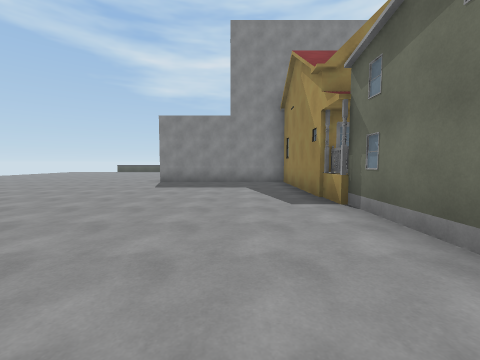
view 1 (above)

16 first-person views from a walk through a Unity game level. The camera is 1.4 m above the floor, tilts 4° down and sees 90° across. The floor is counted in squares, 2 m on a side. Each view is taken from the middle of a square. On the plan, view 1 faces up. The plan holds only what a view shows up to about 9 squares ahead; the rest is blank. The place goes on beyond the plan. The player is left out. Some surface patterns are stand-ins.

view 2
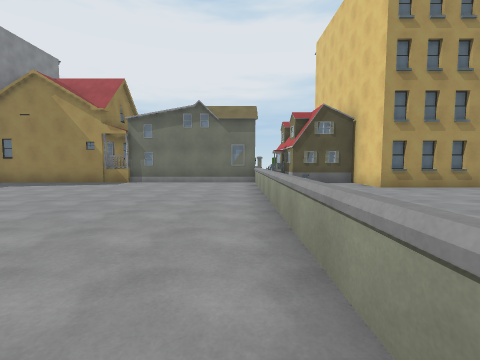

view 3
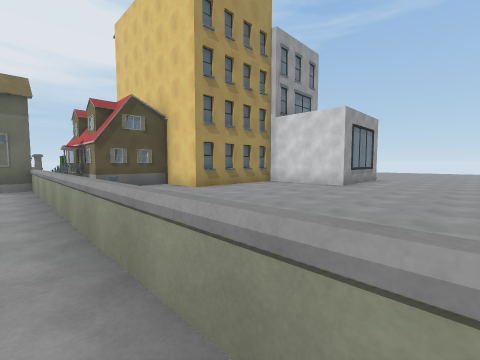

view 4
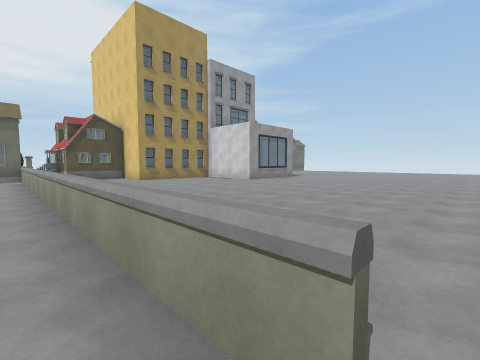

view 5
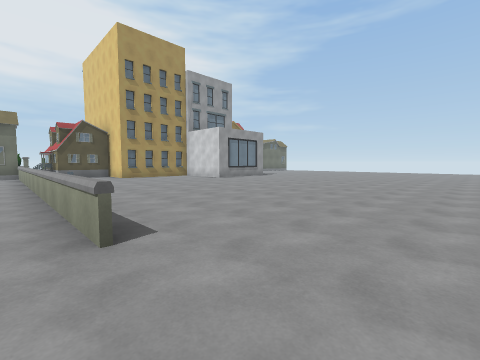

view 6
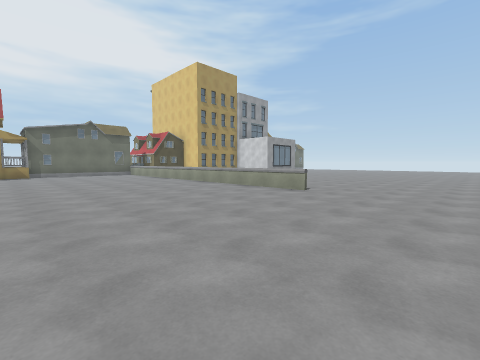

view 7
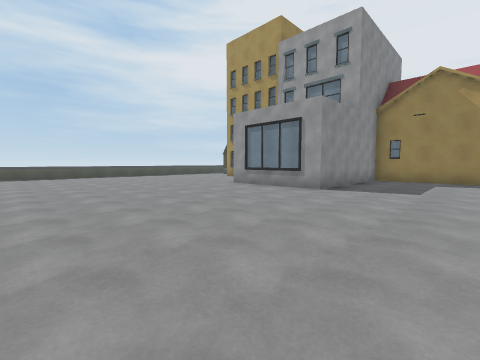

view 8
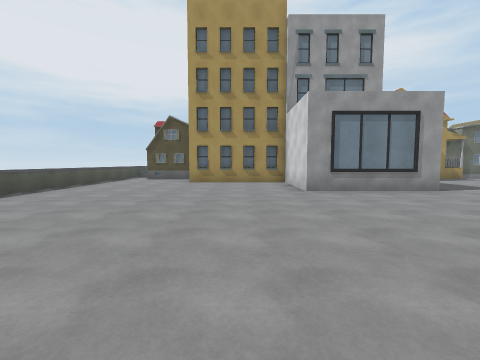

view 9
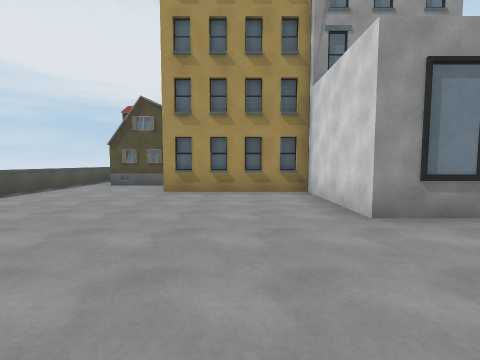

view 10
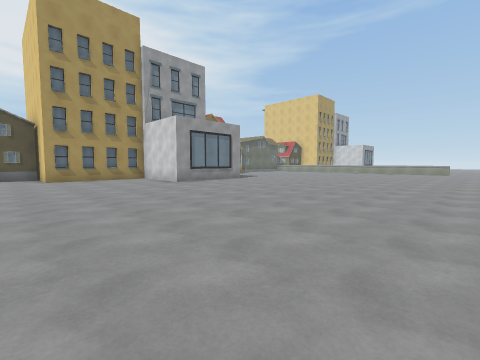

view 11
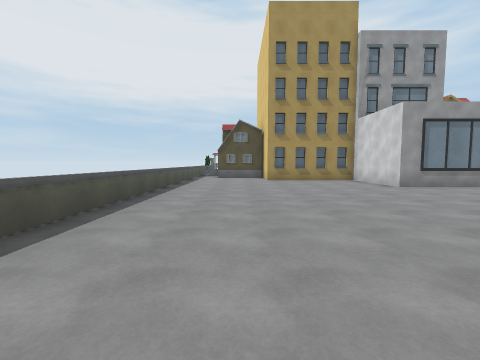

view 12
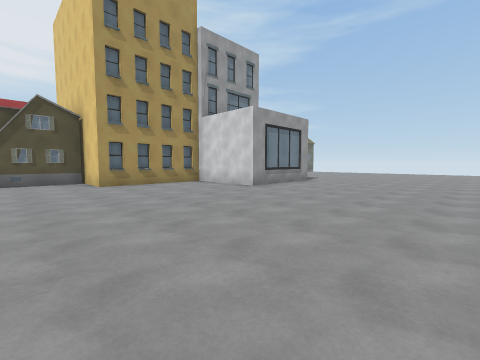

view 13
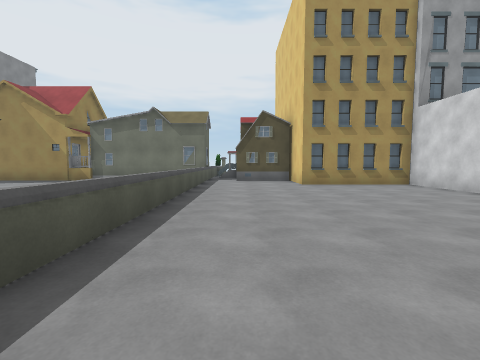

view 14
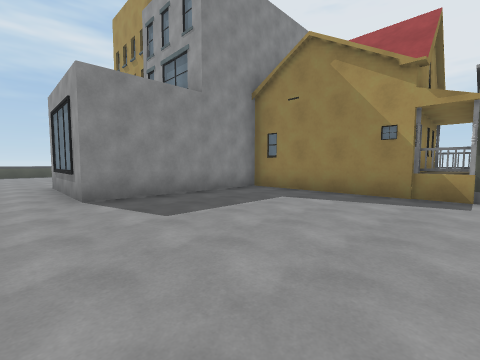

view 15
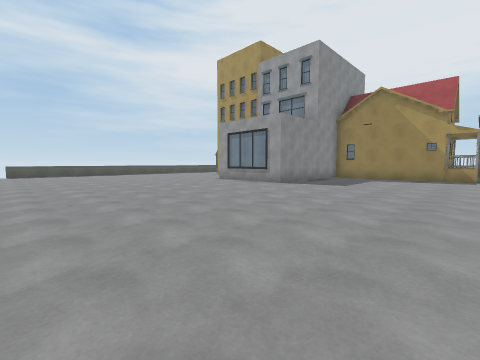

view 16
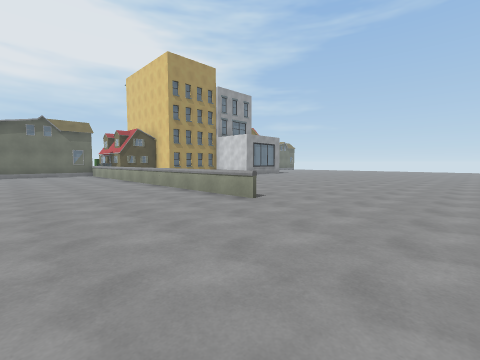

### Floor plan
Key: @ floor where view 1 was taken; # wall or solid block; . floor; = window, fence, low wall or low ledge; B building.
Columns run from 13 left of view 1 to 4 right of it. Each row starts with its distance up from view 1.
 20      ############
 19     ............#
 18     ...........##
 17   .............#
 16   .............#
 15   ...........B
 14   ...........B
 13   ...........#
 12   ........####
 11   ........#
 10   ........#
  9   ........######
  8   .............#
  7   .............#
  6   .............#
  5 ...............###
  4 ...............BB
  3 ...............#
  2 ...............#
  1 ...............#
  0 .............@.#
 -1 ....===========#
 -2 ...............#
 -3 ...............#
 -4 .............###
 -5 .............B
 -6 .............#
 -7 .............#
 -8 ..........####
 -9 ..........#

Where each view was taken, in squares from view 1:
view 1: 0 up, 0 right, facing up
view 2: 0 up, 7 left, facing right
view 3: 0 up, 6 left, facing down-right
view 4: 0 up, 10 left, facing down-right
view 5: 0 up, 12 left, facing down-right
view 6: 5 up, 13 left, facing down-right
view 7: 6 up, 9 left, facing up-right
view 8: 14 up, 9 left, facing right
view 9: 14 up, 6 left, facing right
view 10: 17 up, 11 left, facing down-right
view 11: 17 up, 10 left, facing right
view 12: 2 down, 8 left, facing down-right
view 13: 2 down, 8 left, facing right
view 14: 4 up, 4 left, facing up-right
view 15: 4 up, 10 left, facing up-right
view 16: 3 up, 13 left, facing down-right
